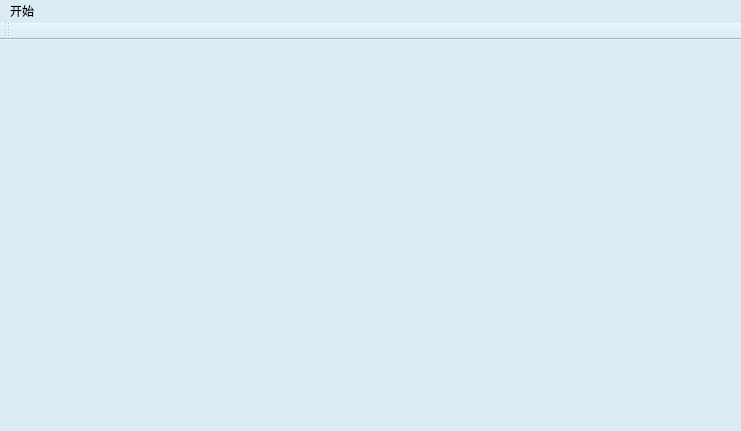
<?xml version="1.0" encoding="UTF-8"?>
<ui version="4.0">
 <class>MainWindow</class>
 <widget class="QMainWindow" name="MainWindow">
  <property name="geometry">
   <rect>
    <x>0</x>
    <y>0</y>
    <width>741</width>
    <height>431</height>
   </rect>
  </property>
  <property name="windowTitle">
   <string>MainWindow</string>
  </property>
  <property name="styleSheet">
   <string notr="true">background-color:rgb(219, 235, 244)</string>
  </property>
  <widget class="QWidget" name="centralWidget">
   <layout class="QGridLayout" name="gridLayout_3">
    <item row="0" column="0">
     <layout class="QGridLayout" name="gridLayout_2">
      <item row="0" column="0">
       <layout class="QGridLayout" name="gridLayout"/>
      </item>
      <item row="0" column="1">
       <spacer name="horizontalSpacer">
        <property name="orientation">
         <enum>Qt::Horizontal</enum>
        </property>
        <property name="sizeHint" stdset="0">
         <size>
          <width>40</width>
          <height>20</height>
         </size>
        </property>
       </spacer>
      </item>
      <item row="1" column="0">
       <spacer name="verticalSpacer">
        <property name="orientation">
         <enum>Qt::Vertical</enum>
        </property>
        <property name="sizeHint" stdset="0">
         <size>
          <width>20</width>
          <height>40</height>
         </size>
        </property>
       </spacer>
      </item>
     </layout>
    </item>
   </layout>
  </widget>
  <widget class="QMenuBar" name="menuBar">
   <property name="geometry">
    <rect>
     <x>0</x>
     <y>0</y>
     <width>741</width>
     <height>23</height>
    </rect>
   </property>
   <widget class="QMenu" name="menu">
    <property name="title">
     <string>开始</string>
    </property>
    <addaction name="action_2"/>
    <addaction name="action_3"/>
   </widget>
   <addaction name="menu"/>
  </widget>
  <widget class="QToolBar" name="mainToolBar">
   <attribute name="toolBarArea">
    <enum>TopToolBarArea</enum>
   </attribute>
   <attribute name="toolBarBreak">
    <bool>false</bool>
   </attribute>
  </widget>
  <widget class="QStatusBar" name="statusBar"/>
  <action name="action_2">
   <property name="text">
    <string>设置服务器</string>
   </property>
  </action>
  <action name="action_3">
   <property name="text">
    <string>设置客户端</string>
   </property>
  </action>
 </widget>
 <layoutdefault spacing="6" margin="11"/>
 <resources/>
 <connections/>
</ui>
